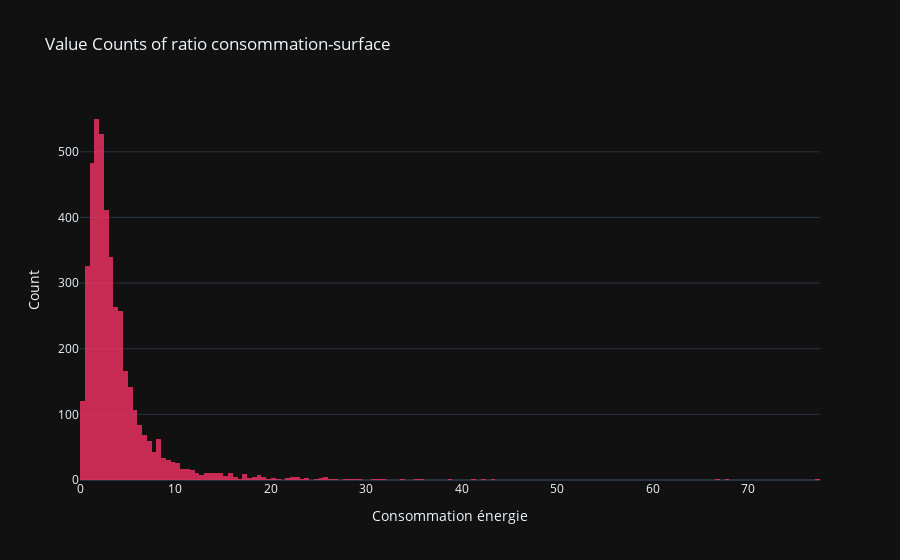

Notebook code for this chart:
### Code cell
value_counts = data['consommation_surface_ratio'].value_counts().reset_index()
value_counts.columns = ['consommation_surface_ratio', 'Count']

fig = px.histogram(value_counts, 
             x='consommation_surface_ratio', 
             y='Count', 
             barmode='overlay',
             title='Value Counts of ratio consommation_energie',
             template='plotly_dark',
             color_discrete_sequence=['#F63366'],
             opacity=0.8)


fig.update_layout(
    title="Value Counts of ratio consommation-surface",
    xaxis_title="Consommation énergie",
    yaxis_title="Count",
    hoverlabel_bgcolor='white'
    )

fig.show()

### Figure 1 — Plotly figure (JSON) as saved in the notebook; plotly's stock layout.template omitted (floating-point values rounded to 4 significant figures; data arrays with more than 128 entries replaced by an {"elided": "..."} marker saying what was removed)
{"data": [{"alignmentgroup": "True", "bingroup": "x", "histfunc": "sum", "hovertemplate": "consommation_surface_ratio=%{x}<br>sum of Count=%{y}<extra></extra>", "legendgroup": "", "marker": {"color": "#F63366", "opacity": 0.8, "pattern": {"shape": ""}}, "name": "", "offsetgroup": "", "orientation": "v", "showlegend": false, "type": "histogram", "x": {"elided": "4132 float values"}, "xaxis": "x", "y": {"elided": "4132 int values"}, "yaxis": "y"}], "layout": {"barmode": "overlay", "hoverlabel": {"bgcolor": "white"}, "legend": {"tracegroupgap": 0}, "title": {"text": "Value Counts of ratio consommation-surface"}, "xaxis": {"anchor": "y", "domain": [0, 1], "title": {"text": "Consommation énergie"}}, "yaxis": {"anchor": "x", "domain": [0, 1], "title": {"text": "Count"}}}}
